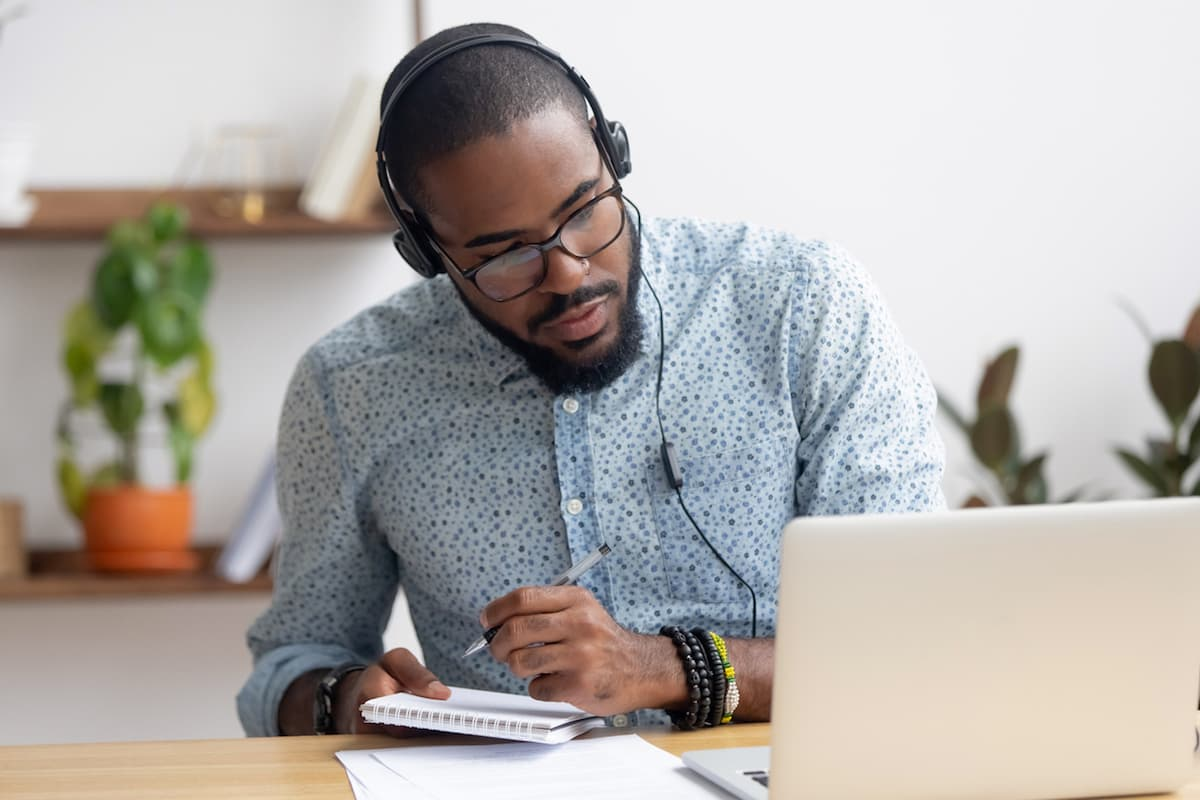
#> input picture Lab 01 - Intro to OpenCV/Python/image.jpg, 1200 x 800 px
$ python lab1.py
#> lines starting #> are read from the running program, lines starting #| are printed output that depends on the picture
import cv2

image_path = "image.jpg"

# [17 lines of commented-out code are left out]

image_rgb = cv2.imread(image_path, cv2.IMREAD_COLOR)  # read default RGB (or BGR Blue Green Red - use BGR!!!)
#> image_rgb is the input picture: shape (800, 1200, 3); mean B, G, R 169.7, 173.5, 177.9
image_hsv = cv2.cvtColor(image_rgb, cv2.COLOR_BGR2HSV)  # convert the downloaded RGB image to HSV
#> image_hsv: shape (800, 1200, 3); mean H, S, V 66.8, 36.9, 184.3
image_hsv[:, :, 2] = 255  # convert the V channel to 255
#> image_hsv: shape (800, 1200, 3); mean H, S, V 66.8, 36.9, 255
image_rgb = cv2.cvtColor(image_hsv, cv2.COLOR_HSV2BGR)  # convert the modified HSV image back to RGB
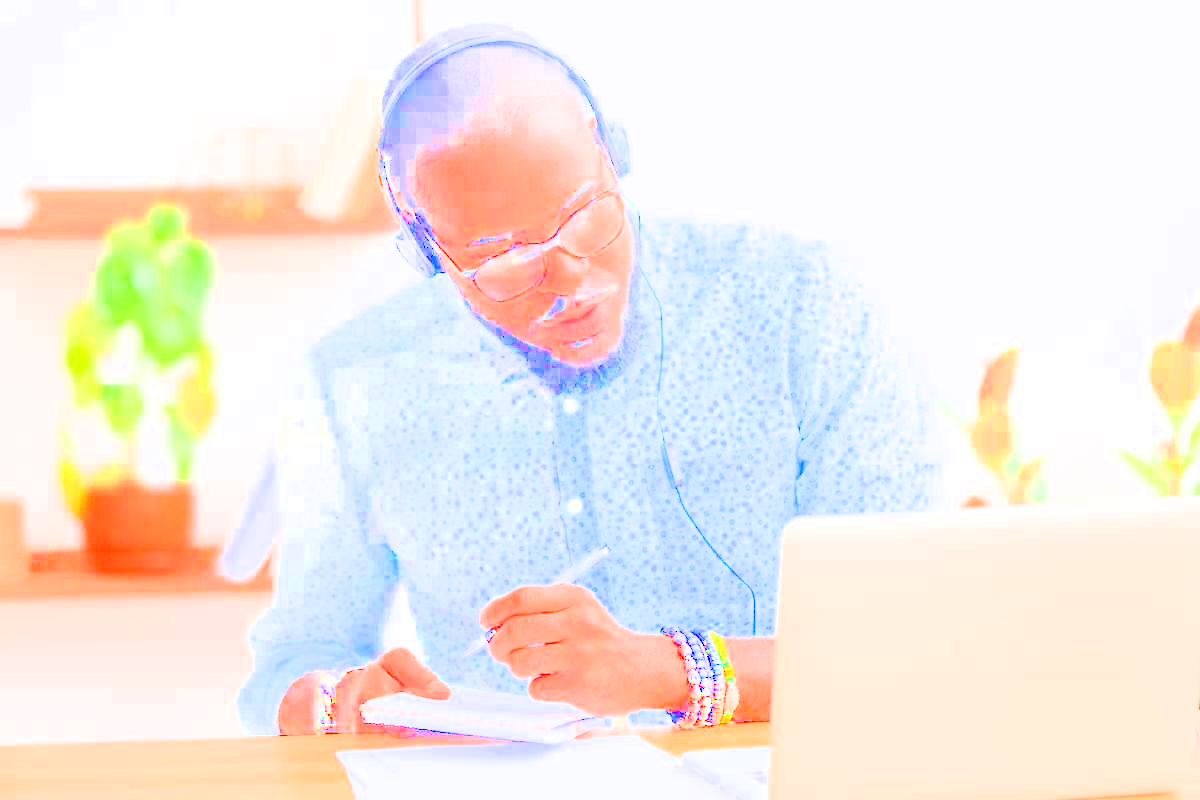
#> image_rgb: shape (800, 1200, 3); mean B, G, R 229.4, 234.9, 243
cv2.imshow("Picture in RGB", image_rgb)  # print the image
cv2.waitKey(0)
cv2.destroyAllWindows()
